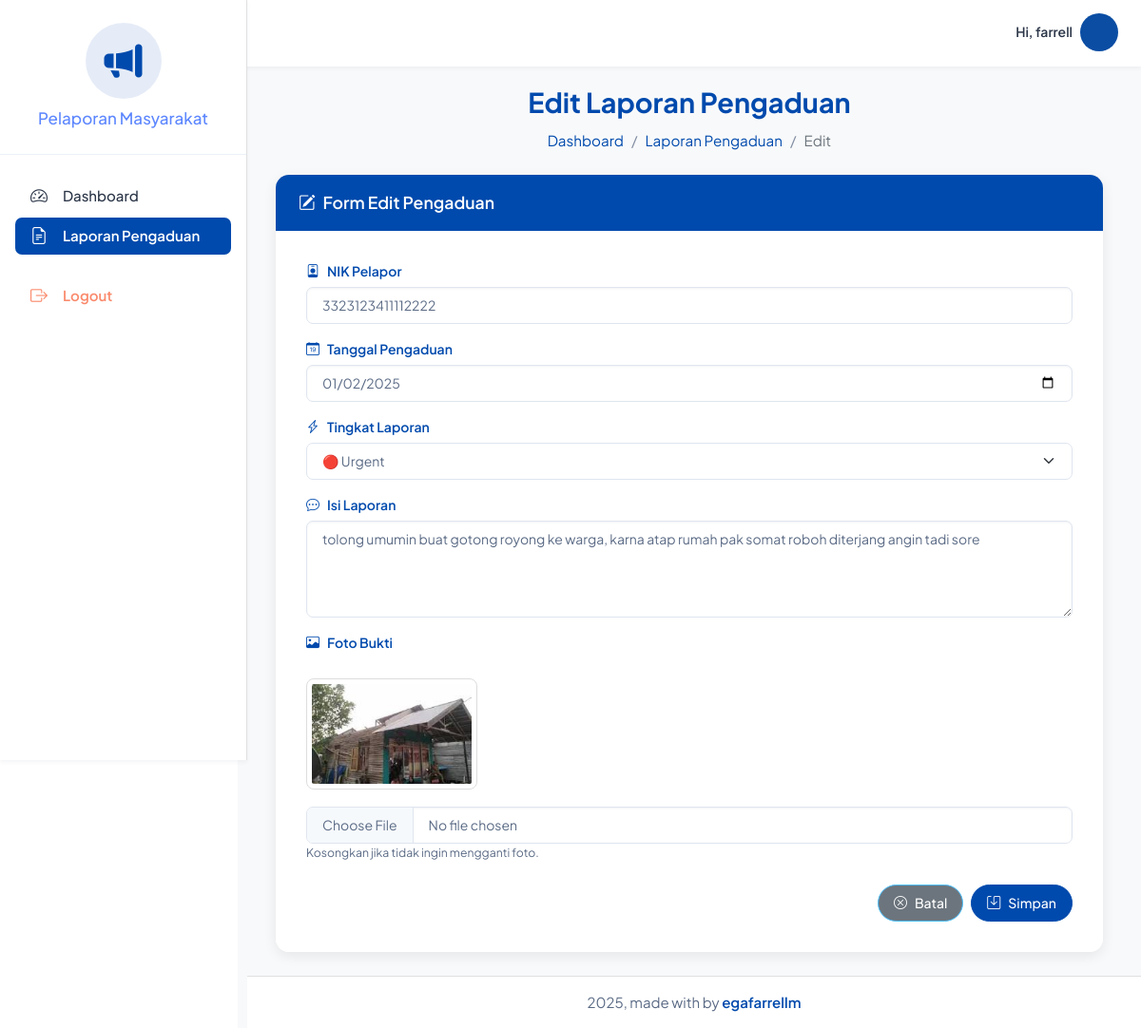
/backend_masyarakat/pages/laporan_pengaduan/edit.php?id=40 (signed in), run on the app's committed database.
### tables this page shows
CREATE TABLE `pengaduan` (
  `id_pengaduan` int NOT NULL,
  `tgl_pengaduan` date DEFAULT NULL,
  `nik` char(16) DEFAULT NULL,
  `isi_laporan` text,
  `foto` varchar(255) DEFAULT NULL,
  `status` enum('0','proses','selesai') DEFAULT NULL,
  `tingkat` enum('info','warning','urgent') DEFAULT 'info'
);

### backend_masyarakat/pages/laporan_pengaduan/edit.php (the view, shortened to what this page needs)
<?php
include '../../partials/header.php';
include '../../partials/sidebar.php';
include '../../partials/navbar.php';
include '../../app.php';
$id = $_GET['id'];
$query = "SELECT * FROM pengaduan WHERE id_pengaduan = '$id'";
$result = mysqli_query($connect, $query);
$pengaduan = mysqli_fetch_object($result);
?>
<link rel="stylesheet" href="https://cdn.jsdelivr.net/npm/bootstrap-icons@1.10.5/font/bootstrap-icons.css">
<div class="page-wrapper">
    <div class="page-inner">
        <h1 class="page-title">Edit Laporan Pengaduan</h1>
        <ol class="breadcrumb mb-4">
            <li class="breadcrumb-item"><a href="../dashboard/index.php">Dashboard</a></li>
            <li class="breadcrumb-item"><a href="index.php">Laporan Pengaduan</a></li>
            <li class="breadcrumb-item active">Edit</li>
        </ol>
        <div class="card card-box">
            <div class="card-header">
                <i class="bi bi-pencil-square"></i> Form Edit Pengaduan
            </div>
            <div class="card-body">
                <form action="../../actions/laporan_pengaduan/update.php?id=<?= $pengaduan->id_pengaduan ?>" method="POST" enctype="multipart/form-data">
                    <div class="mb-3">
                        <label class="form-label"><i class="bi bi-person-badge"></i> NIK Pelapor</label>
                        <input type="text" name="nik" class="form-control" value="<?= htmlspecialchars($pengaduan->nik) ?>" readonly>
                    </div>
                    <div class="mb-3">
                        <label class="form-label"><i class="bi bi-calendar-date"></i> Tanggal Pengaduan</label>
                        <input type="date" name="tgl_pengaduan" class="form-control" value="<?= htmlspecialchars($pengaduan->tgl_pengaduan) ?>" required>
                    </div>
                    <div class="mb-3">
                        <label class="form-label"><i class="bi bi-lightning-charge"></i> Tingkat Laporan</label>
                        <select name="tingkat" class="form-select" required>
                            <option value="urgent" <?= $pengaduan->tingkat == 'urgent' ? 'selected' : '' ?>>🔴 Urgent</option>
                        </select>
                    </div>
                    <div class="mb-3">
                        <label class="form-label"><i class="bi bi-chat-dots"></i> Isi Laporan</label>
                        <textarea name="isi_laporan" rows="4" class="form-control" required><?= htmlspecialchars($pengaduan->isi_laporan) ?></textarea>
                    </div>
                    <div class="mb-3">
                        <label class="form-label"><i class="bi bi-image"></i> Foto Bukti</label><br>
                        <?php if (!empty($pengaduan->foto)) : ?>
                            <img src="../../../storages/laporan_pengaduan/<?= htmlspecialchars($pengaduan->foto) ?>" alt="Foto Bukti" class="img-preview-edit">
                        <?php endif; ?>
                        <input type="file" name="foto" class="form-control mt-2">
                        <small class="text-muted">Kosongkan jika tidak ingin mengganti foto.</small>
                    </div>
                    <div class="d-flex justify-content-end mt-4">
                        <a href="index.php" class="btn btn-secondary with-icon me-2">
                            <i class="bi bi-x-circle"></i> Batal
                        </a>
                        <button type="submit" name="tombol" class="btn btn-primary with-icon">
                            <i class="bi bi-save"></i> Simpan
                        </button>
                    </div>
                </form>
            </div>
        </div>
    </div>
</div>
<?php
include '../../partials/footer.php';
include '../../partials/script.php';
?>

### backend_masyarakat/pages/laporan_pengaduan/edit.php (style rules this page uses)
:root { --main-blue: #004aad; }
.page-wrapper { margin-left: 250px; padding: 90px 40px 40px 40px; background-color: #f8f9fa; min-height: 100vh; }
.page-inner { max-width: 1000px; margin: 0 auto 40px auto; }
.card-box { border-radius: 14px; box-shadow: 0 4px 14px rgba(0, 0, 0, 0.08); border: none; overflow: hidden; background: #fff; }
.card-header { background-color: var(--main-blue); color: white; padding: 1rem 1.5rem; border-radius: 14px 14px 0 0; display: flex; align-items: center; gap: 8px; font-weight: 600; font-size: 1.1rem; }
.card-body { background-color: #ffffff; padding: 2rem; }
h1.page-title { color: var(--main-blue); font-size: 1.8rem; font-weight: 700; margin-bottom: 0.8rem; text-align: center; }
.breadcrumb { display: flex; justify-content: center; font-size: 0.95rem; }
.breadcrumb a { color: var(--main-blue); text-decoration: none; }
.breadcrumb .active { color: #6c757d; }
.form-label { font-weight: 600; color: var(--main-blue); display: flex; align-items: center; gap: 8px; margin-bottom: 6px; }
.img-preview-edit { max-width: 180px; border-radius: 8px; border: 1px solid #ddd; padding: 5px; margin-bottom: 10px; }
.btn-primary.with-icon, .btn-secondary.with-icon { display: inline-flex; align-items: center; gap: 8px; padding: 8px 16px; border-radius: 25px; font-weight: 500; transition: all 0.3s ease; }
.btn-primary.with-icon { background-color: var(--main-blue); border-color: var(--main-blue); color: white; }
.btn-secondary.with-icon { background-color: #6c757d; color: white; }

### data on the page
pengaduan: nik "3323123411112222", tgl_pengaduan "01/02/2025", tingkat "🔴 Urgent", isi_laporan "tolong umumin buat gotong royong ke warga, karna atap rumah pak somat roboh diterjang angin tadi sore", foto (picture)

### other printed values
$username "farrell"
